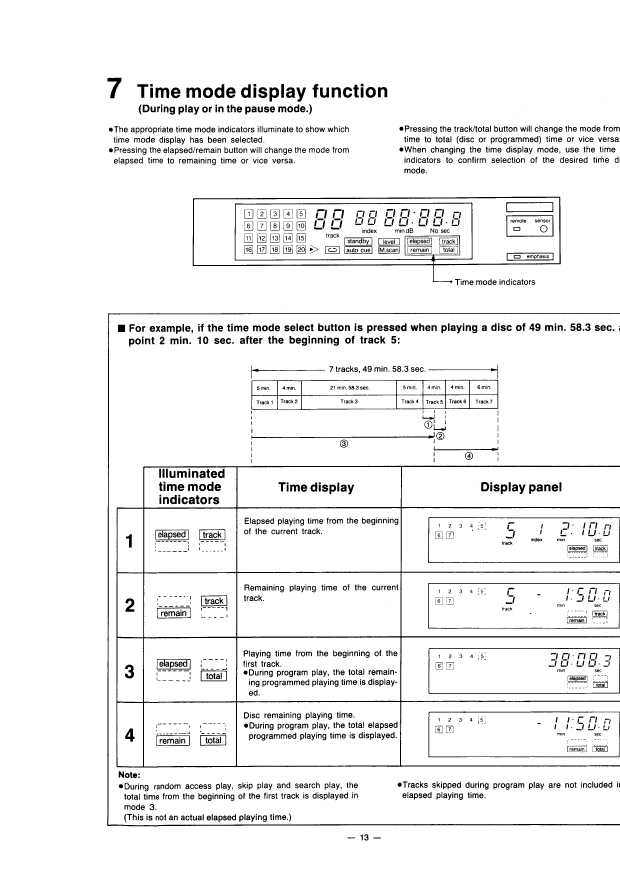
#> input picture riparazioniMV/audio/Technics SL-P 1200/KB/manual/img/m13.png, 2480 x 3508 px, given in place of 5, which was not available (shown at 1/4 size)
$ python clean_gray.py 5 ../../KB/manual/img/m13.png
#> lines starting #> are read from the running program, lines starting #| are printed output that depends on the picture; after the words box and inside, x2 and y2 are one past the last pixel; in counts of white or black regions, pixels touching at a corner belong together; pictures that were not available may be replaced by others from this repository, and a replacement may not be noted
"""Pulizia scansioni grigie/colore (skill acquisizione-documenti-tecnici, punto 5).
uso: python clean_gray.py in.png out.png"""
import sys, numpy as np, cv2
def deskew(g):
    s=cv2.resize(255-g,None,fx=0.25,fy=0.25); best=(0,-1)
    for a in np.arange(-2,2.01,0.1):
        M=cv2.getRotationMatrix2D((s.shape[1]/2,s.shape[0]/2),a,1)
        r=cv2.warpAffine(s,M,(s.shape[1],s.shape[0])); v=r.sum(1).astype(float).var()
        if v>best[1]: best=(a,v)
    a=best[0]
    if abs(a)<0.05: return g,0.0
    M=cv2.getRotationMatrix2D((g.shape[1]/2,g.shape[0]/2),a,1)
    return cv2.warpAffine(g,M,(g.shape[1],g.shape[0]),flags=cv2.INTER_CUBIC,borderValue=255),a
def clean(src,dst):
#> called with src = '5', dst = '../../KB/manual/img/m13.png'
    g=cv2.imread(src,cv2.IMREAD_GRAYSCALE); h,w=g.shape
#> after `g = cv2.imread(src, cv2.IMREAD_GRAYSCALE)`: g: shape (3508, 2480); 94.7% white; 2238 black regions (370 under 20 px), largest, box (x1, y1, x2, y2) and area: (465, 1863, 2480, 3071) 69214, (771, 787, 2243, 1131) 24989, (428, 1252, 2480, 3306) 22986
#> after `h, w = g.shape`: h = 3508; w = 2480
    bg=cv2.morphologyEx(g,cv2.MORPH_CLOSE,np.ones((41,41),np.uint8))
#> bg: shape (3508, 2480); every value is 255
    n=np.clip(g.astype(float)/np.maximum(bg,1)*255,0,255)
    lo,hi=95,185; n=np.clip((n-lo)/(hi-lo),0,1)**1.3*255
    n=n.astype(np.uint8)
    mx,my=int(w*0.004),int(h*0.015)
#> mx = 9; my = 52
    n[:, :mx]=255; n[:, w-mx:]=255; n[:my,:]=255; n[h-my:,:]=255
#> after `n[:, w - mx:] = 255`: n: shape (3508, 2480); 94.7% white; 2232 black regions (366 under 20 px), largest, box (x1, y1, x2, y2) and area: (465, 1863, 2471, 3071) 68964, (771, 787, 2243, 1131) 24989, (428, 1252, 2471, 3306) 22914
    # fori/ombre ai lati: componenti interamente nella fascia esterna 4.5%
    band=int(w*0.045); ink=(n<160).astype(np.uint8)
#> after `band = int(w * 0.045)`: band = 111
#> after `ink = (n < 160).astype(np.uint8)`:
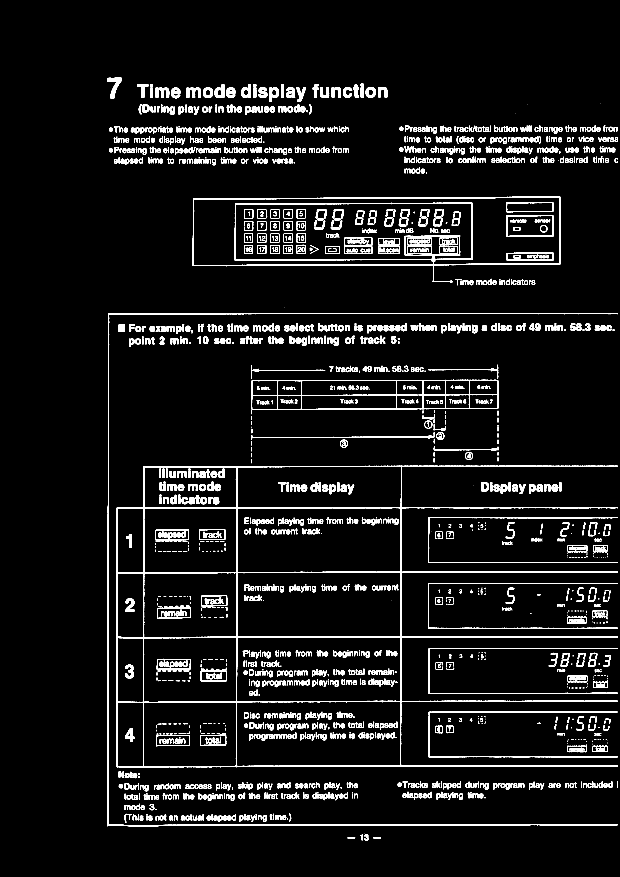
#> ink: shape (3508, 2480) (shown at 1/4 size); values 0 (black) and 1 (white), 5.3% white; 2232 white regions (366 under 20 px), largest, box (x1, y1, x2, y2) and area: (465, 1863, 2471, 3071) 68964, (771, 787, 2243, 1131) 24989, (428, 1252, 2471, 3306) 22914
    k,lab,st,_=cv2.connectedComponentsWithStats(ink,8)
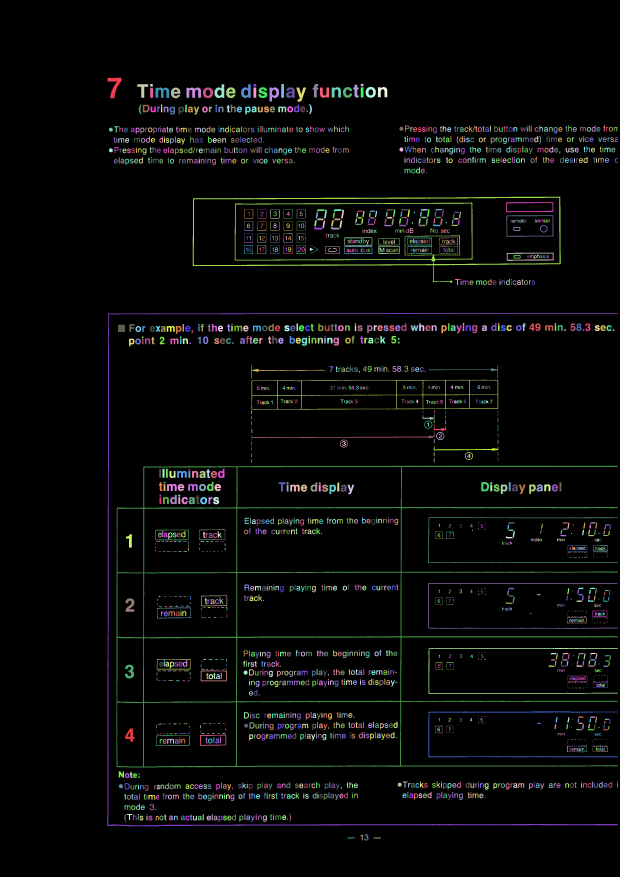
#> lab: shape (3508, 2480) int32 (shown at 1/4 size); 2233 distinct labels, from 0 to 2232; one colour per label, 0 black
#> k = 2233; st = 2233 rows, first 6: [0, 0, 2480, 3508, 8237130], [430, 311, 56, 82, 1893], [1443, 335, 13, 10, 110], [549, 337, 44, 54, 967], [601, 336, 11, 10, 99], [858, 337, 39, 55, 1273]
    for i in range(1,k):
        x,y,bw,bh,a=st[i]
        blob=40<=bw<=220 and 40<=bh<=260 and 0.5<bw/bh<2 and a>0.35*bw*bh  # foro/ombra tondeggiante
        edge=(x<=2 or x+bw>=w-2) and a>0.3*bw*bh                            # ombra del bordo carta
        if (x+bw<=band or x>=w-band) and (blob or edge): n[lab==i]=255
#> this loop made 2232 passes
    n,a=deskew(n)
#> in deskew, `s = cv2.resize(255 - g, None, fx=0.25, fy=0.25)`:
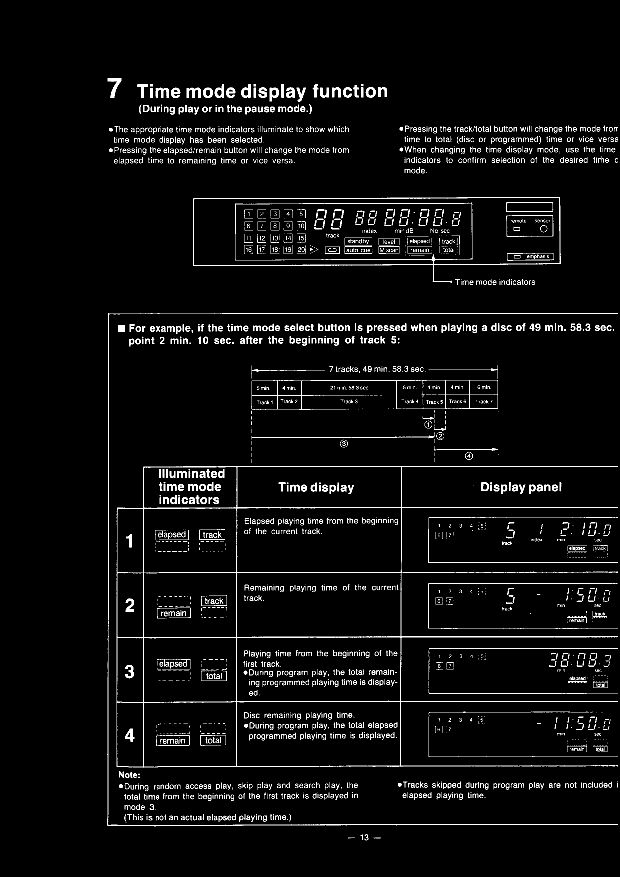
#> s: shape (877, 620); min 0, max 255, mean 13.6
#> the loop in deskew, `for a in np.arange(-2,2.01,0.1):` made 41 passes
#> (v, best) on passes 1 to 12: (55986749.5, (-2, 55986749.5)), (57738557.9, (-1.9, 57738557.9)), (59579338.8, (-1.8, 59579338.8)), (61441859.6, (-1.7, 61441859.6)), (63213768.1, (-1.6, 63213768.1)), (64933558.1, (-1.5, 64933558.1)), (66774506.3, (-1.4, 66774506.3)), (68765399, (-1.3, 68765399)), (71228662.9, (-1.2, 71228662.9)), (74593673.8, (-1.1, 74593673.8)), (79470664.2, (-1, 79470664.2)), (85701497.1, (-0.9, 85701497.1))
#> v on passes 22 to 27: 173083091.2, 145577202.8, 127887399, 112585150.5, 100765387.8, 90768134
#> pass 1, in deskew, `r = cv2.warpAffine(s, M, (s.shape[1], s.shape[0]))`:
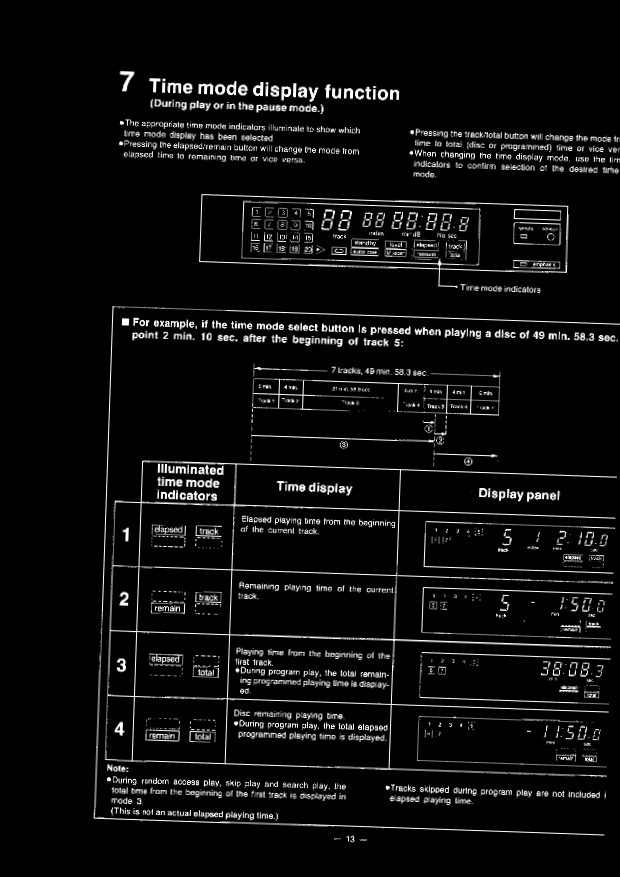
#> r: shape (877, 620); min 0, max 255, mean 13.6
#> pass 2, in deskew, `r = cv2.warpAffine(s, M, (s.shape[1], s.shape[0]))`:
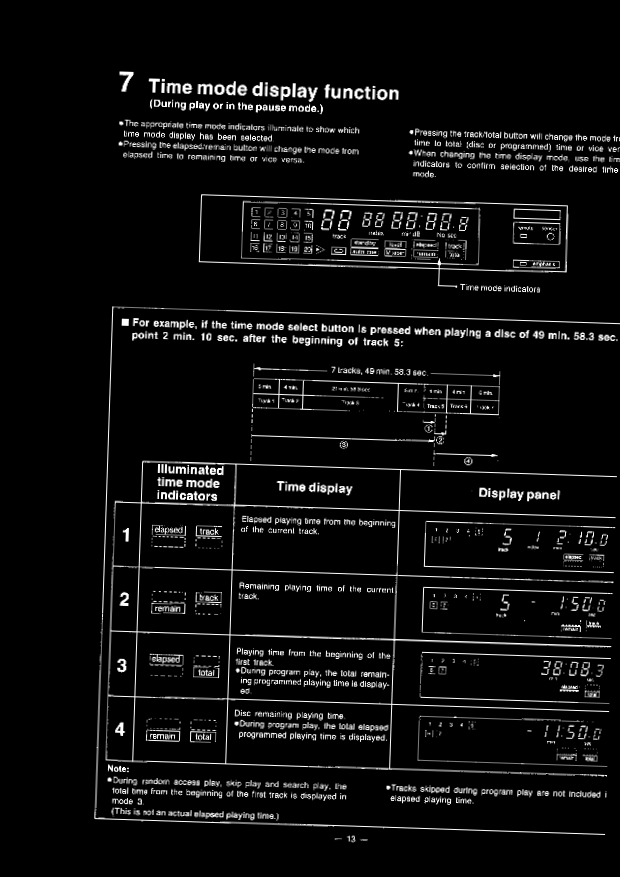
#> r: shape (877, 620); min 0, max 255, mean 13.6
#> pass 3, in deskew, `r = cv2.warpAffine(s, M, (s.shape[1], s.shape[0]))`:
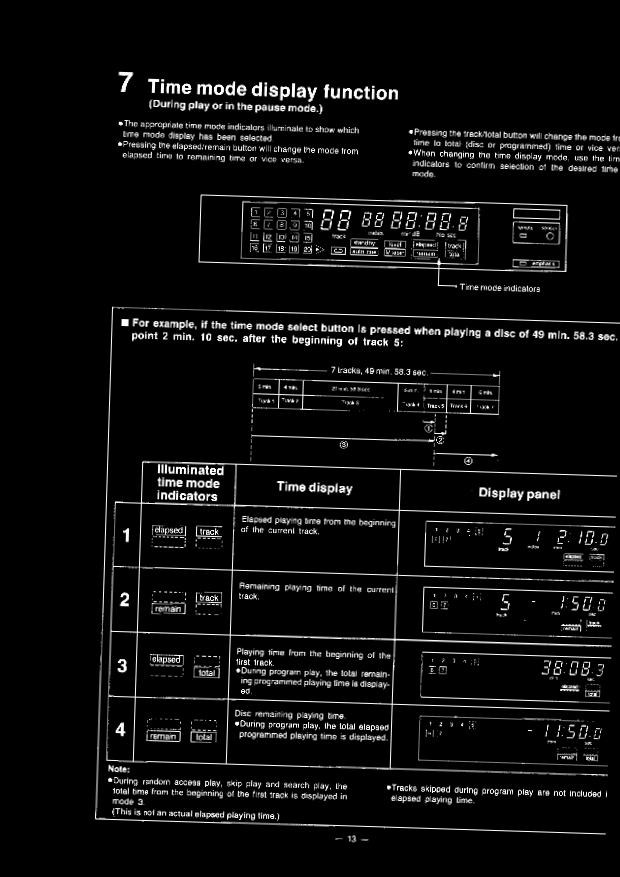
#> r: shape (877, 620); min 0, max 255, mean 13.6
#> in deskew, `a=best[0]`: a = 1.78e-15
#> a = 0
    n=(np.round(n/17)*17).astype(np.uint8)
    cv2.imwrite(dst,n,[cv2.IMWRITE_PNG_COMPRESSION,9]); return a
if __name__=='__main__': print(sys.argv[1], 'deskew', clean(sys.argv[1],sys.argv[2]))

$ run again, on riparazioniMV/audio/Technics SL-P 1200/KB/manual/img/m14.png
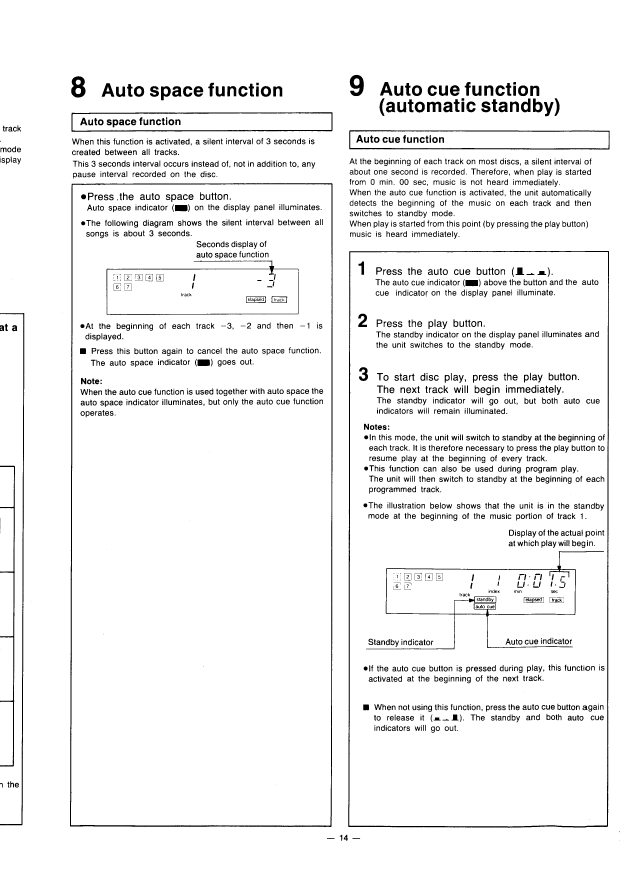
#> input picture riparazioniMV/audio/Technics SL-P 1200/KB/manual/img/m14.png, 2480 x 3508 px, given in place of 5, which was not available (shown at 1/4 size)
#> g: shape (3508, 2480); 94.8% white; 2432 black regions (270 under 20 px), largest, box (x1, y1, x2, y2) and area: (280, 733, 1330, 3308) 29205, (1393, 1004, 2436, 3311) 26915, (1464, 2205, 2416, 2598) 9756
#> bg: shape (3508, 2480); every value is 255
#> in clean, `k,lab,st,_=cv2.connectedComponentsWithStats(ink,8)`:
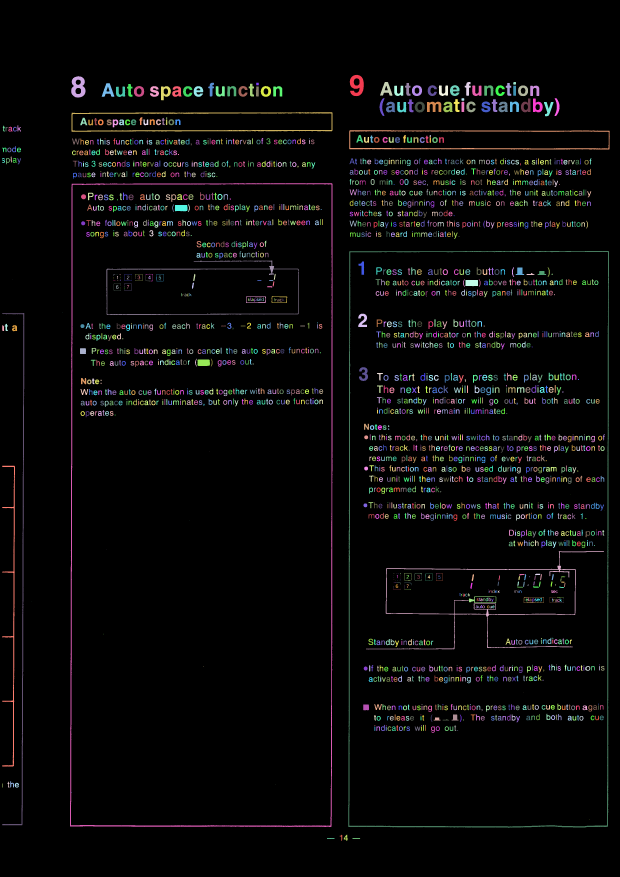
#> lab: shape (3508, 2480) int32 (shown at 1/4 size); 2418 distinct labels, from 0 to 2417; one colour per label, 0 black
#> k = 2418; st = 2418 rows, first 6: [0, 0, 2480, 3508, 8248866], [1399, 299, 56, 86, 2899], [285, 305, 57, 85, 3117], [1520, 328, 50, 55, 1349], [1859, 328, 24, 55, 731], [2053, 328, 11, 11, 107]
#> the loop in clean, `for i in range(1,k):` made 2417 passes
#> the loop in deskew, `for a in np.arange(-2,2.01,0.1):` made 41 passes
#> (v, best) on passes 1 to 8: (56351016.6, (-2, 56351016.6)), (57521981.7, (-1.9, 57521981.7)), (58815443.1, (-1.8, 58815443.1)), (60324601, (-1.7, 60324601)), (62062512.4, (-1.6, 62062512.4)), (64214473.7, (-1.5, 64214473.7)), (66848189, (-1.4, 66848189)), (70024980.5, (-1.3, 70024980.5))
#> pass 3, in deskew, `r = cv2.warpAffine(s, M, (s.shape[1], s.shape[0]))`:
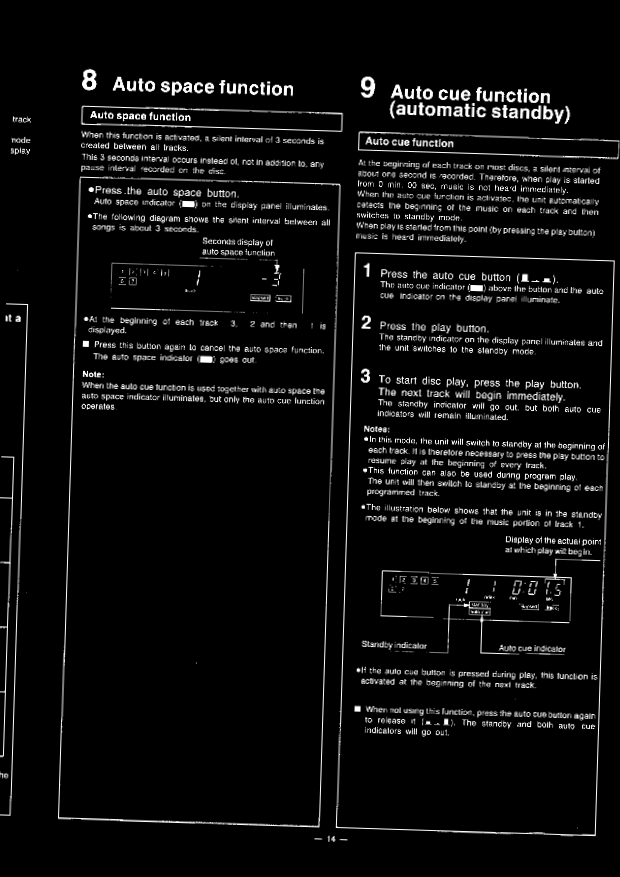
#> r: shape (877, 620); min 0, max 255, mean 13.2
#> in deskew, `a=best[0]`: a = 1.78e-15
#> in clean, `n,a=deskew(n)`: a = 0

$ run again, on riparazioniMV/audio/Technics SL-P 1200/KB/manual/img/m17.png
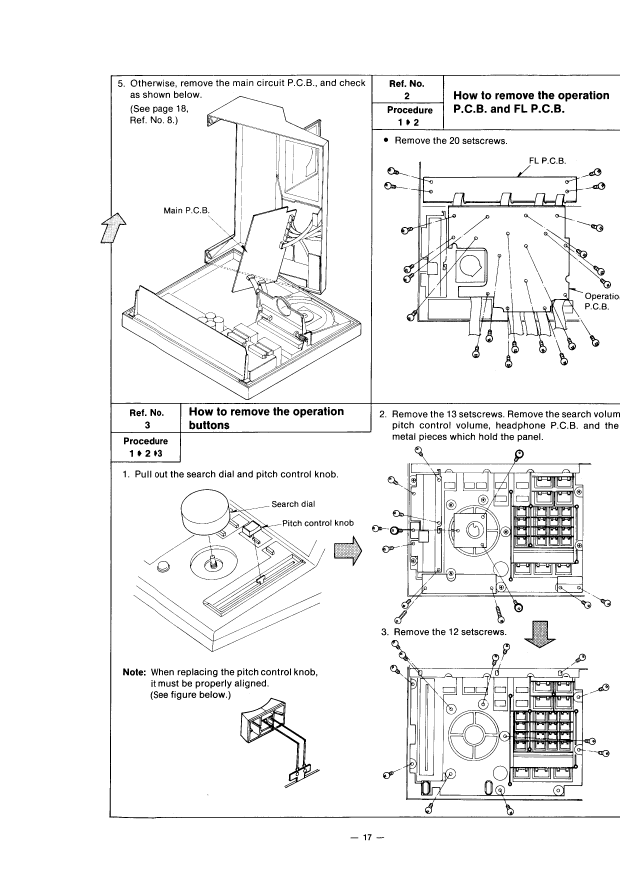
#> input picture riparazioniMV/audio/Technics SL-P 1200/KB/manual/img/m17.png, 2480 x 3508 px, given in place of 5, which was not available (shown at 1/4 size)
#> g: shape (3508, 2480); 94.9% white; 1666 black regions (989 under 20 px), largest, box (x1, y1, x2, y2) and area: (1566, 2560, 2383, 3261) 64765, (1560, 1786, 2366, 2449) 61997, (487, 384, 1445, 1600) 45196
#> bg: shape (3508, 2480); every value is 255
#> in clean, `k,lab,st,_=cv2.connectedComponentsWithStats(ink,8)`:
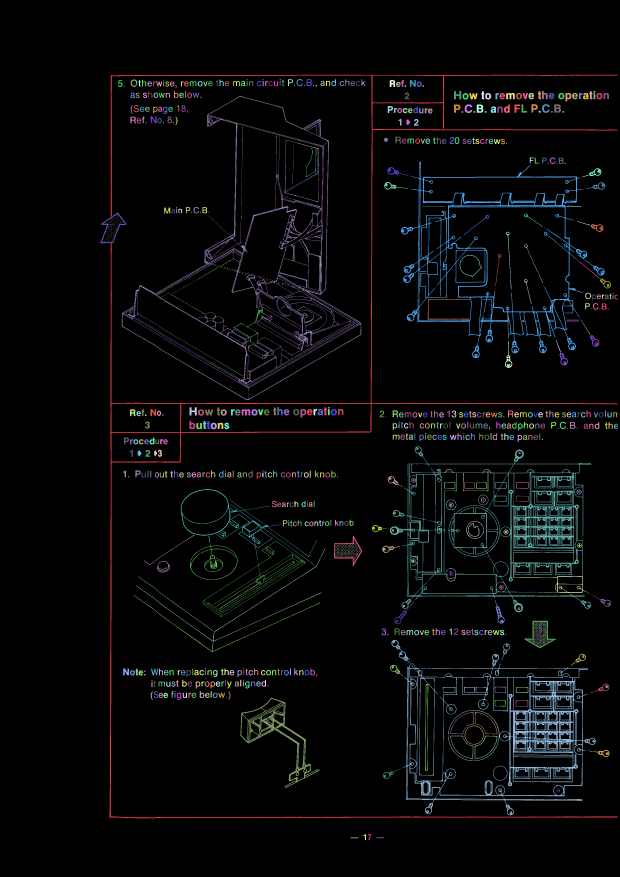
#> lab: shape (3508, 2480) int32 (shown at 1/4 size); 1665 distinct labels, from 0 to 1664; one colour per label, 0 black
#> k = 1665; st = 1665 rows, first 6: [0, 0, 2480, 3508, 8254419], [437, 299, 2034, 2975, 44058], [987, 317, 3, 4, 12], [1051, 317, 3, 4, 12], [1119, 317, 4, 4, 13], [1152, 317, 20, 27, 236]
#> the loop in clean, `for i in range(1,k):` made 1664 passes
#> the loop in deskew, `for a in np.arange(-2,2.01,0.1):` made 41 passes
#> (v, best) on passes 1 to 8: (34346541, (-2, 34346541)), (35186298.8, (-1.9, 35186298.8)), (36027556.8, (-1.8, 36027556.8)), (36713044.4, (-1.7, 36713044.4)), (37463812.7, (-1.6, 37463812.7)), (38149634.5, (-1.5, 38149634.5)), (38936803.1, (-1.4, 38936803.1)), (39570193.9, (-1.3, 39570193.9))
#> pass 3, in deskew, `r = cv2.warpAffine(s, M, (s.shape[1], s.shape[0]))`:
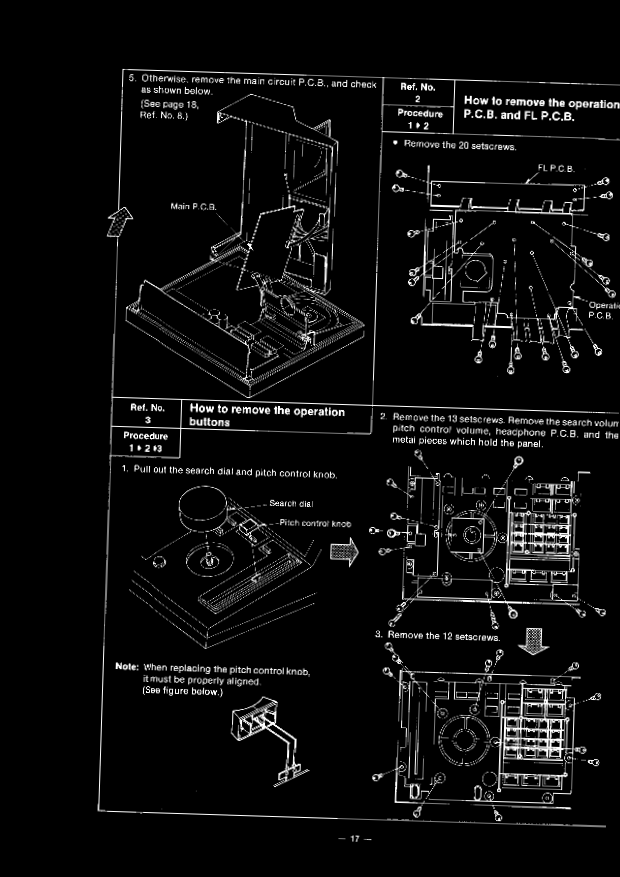
#> r: shape (877, 620); min 0, max 255, mean 12.9
#> in deskew, `a=best[0]`: a = 1.78e-15
#> in clean, `n,a=deskew(n)`: a = 0
